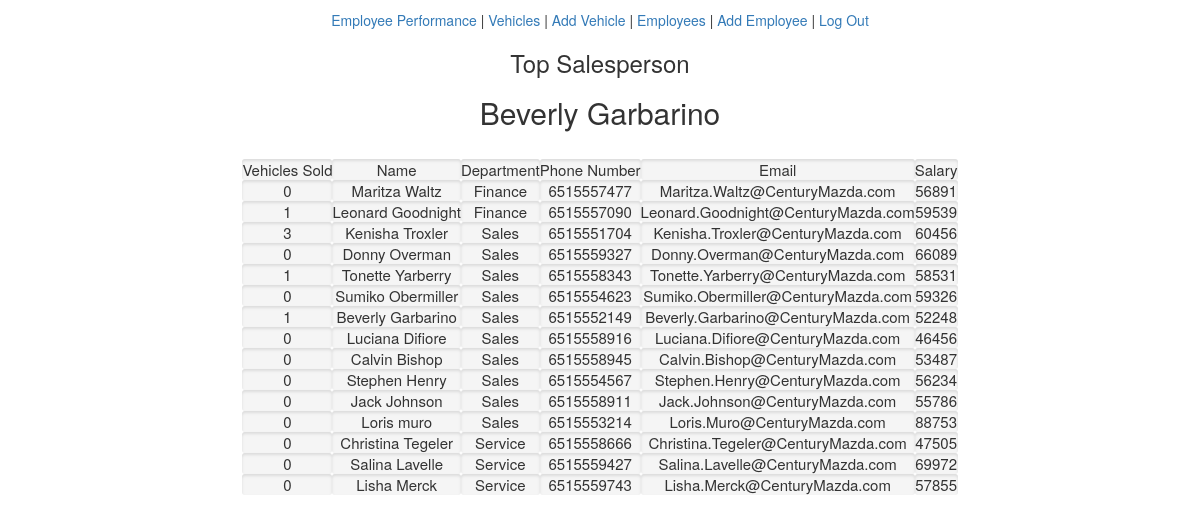
/manager_sold_display.php, run on the app's committed database.
### tables this page shows
CREATE TABLE `employee` (
  `empid` int(15) NOT NULL,
  `SSN` int(10) NOT NULL,
  `name` char(30) NOT NULL,
  `phone` bigint(10) NOT NULL,
  `email` char(50) NOT NULL,
  `address` char(75) NOT NULL,
  `DoB` date NOT NULL,
  `salary` double NOT NULL,
  `password` char(20) NOT NULL
);

CREATE TABLE `department` (
  `did` int(11) NOT NULL,
  `budget` double NOT NULL,
  `dname` char(25) NOT NULL
);

### manager_sold_display.php (called while the page is built, shortened)
<?php
$dbh = new PDO("mysql:host=".DBHOST.";port=".DBPORT.";dbname=".DBNAME.";charset=utf8mb4", DBUSER, DBPASS);
$dbh->setAttribute(PDO::ATTR_ERRMODE, PDO::ERRMODE_EXCEPTION);
$employeeTable = 'employee';
$worksinTable = 'worksin';
$departmentTable = 'department';
$soldTable = 'sold';
$stmt = "SELECT DISTINCT $employeeTable.empID, name, phone, email, salary, dname, $departmentTable.did FROM $employeeTable, $worksinTable, $departmentTable, $soldTable WHERE $departmentTable.did = $worksinTable.did AND $worksinTable.empID = $employeeTable.empID";
$result = $dbh->query($stmt);
$arr = $result->fetchall(PDO::FETCH_ASSOC);
include 'manager_nav.php';
include 'manager_sold_table.php';
?>

### manager_sold_table.php (the view)
<div class="header">
<h3>Top Salesperson</h3>
<?php
echo "<h2>" . $_SESSION['topEmp'] . "</h2>";
?>
</div>
<br />
<table align = 'center'>
  <tr>
    <td>Vehicles Sold</td>
    <td>Name</td>
    <td>Department</td>
    <td>Phone Number</td>
    <td>Email</td>
    <td>Salary</td>
  </tr>
  <?php
  foreach ($_SESSION['soldArray'] as $emp)
  {
    echo "<tr>";
    echo "<td>" . $emp['numSold'] . "</td>";
    echo "<td>" . $emp['name'] . "</td>";
    echo "<td>" . $emp['dname'] . "</td>";
    echo "<td>" . $emp['phone'] . "</td>";
    echo "<td>" . $emp['email'] . "</td>";
    echo "<td>" . $emp['salary'] . "</td>";
    echo "</tr>";
  }
  ?>
</table>

### manager_nav.php (shortened to what this page needs)
<section>
  <a href="manager_sold_display.php">Employee Performance</a> | <a href="manager_vehicle_display.php">Vehicles</a> | <a href="add_vehicle_form.php">Add Vehicle</a> | <a href="manager_contact_display.php">Employees</a> | <a href="add_employee_form.php">Add Employee</a> | <a href='logout_process.php'>Log Out</a>
</section>

### style.css (style rules this page uses)
body { text-align: center; }
td { font-size: 20; padding: 5px; border: none; margin: 3px; text-align: center; background: #f5f5f5; font-size: 1.5rem; -moz-border-radius: 3px; -webkit-border-radius: 3px; box-shadow: inset 0px 2px 3px rgba( 0,0,0,0.1 ); clear: both; }

### data on the page
employee: numSold "0", name "Maritza Waltz", department.dname "Finance", phone "6515557477", email "Maritza.Waltz@CenturyMazda.com", salary "56891"
employee: numSold "1", name "Leonard Goodnight", department.dname "Finance", phone "6515557090", email "Leonard.Goodnight@CenturyMazda.com", salary "59539"
employee: numSold "3", name "Kenisha Troxler", department.dname "Sales", phone "6515551704", email "Kenisha.Troxler@CenturyMazda.com", salary "60456"
employee: numSold "0", name "Donny Overman", department.dname "Sales", phone "6515559327", email "Donny.Overman@CenturyMazda.com", salary "66089"
employee: numSold "1", name "Tonette Yarberry", department.dname "Sales", phone "6515558343", email "Tonette.Yarberry@CenturyMazda.com", salary "58531"
employee: numSold "0", name "Sumiko Obermiller", department.dname "Sales", phone "6515554623", email "Sumiko.Obermiller@CenturyMazda.com", salary "59326"
employee: numSold "1", name "Beverly Garbarino", department.dname "Sales", phone "6515552149", email "Beverly.Garbarino@CenturyMazda.com", salary "52248"
employee: numSold "0", name "Luciana Difiore", department.dname "Sales", phone "6515558916", email "Luciana.Difiore@CenturyMazda.com", salary "46456"
employee: numSold "0", name "Calvin Bishop", department.dname "Sales", phone "6515558945", email "Calvin.Bishop@CenturyMazda.com", salary "53487"
employee: numSold "0", name "Stephen Henry", department.dname "Sales", phone "6515554567", email "Stephen.Henry@CenturyMazda.com", salary "56234"
employee: numSold "0", name "Jack Johnson", department.dname "Sales", phone "6515558911", email "Jack.Johnson@CenturyMazda.com", salary "55786"
employee: numSold "0", name "Loris muro", department.dname "Sales", phone "6515553214", email "Loris.Muro@CenturyMazda.com", salary "88753"
employee: numSold "0", name "Christina Tegeler", department.dname "Service", phone "6515558666", email "Christina.Tegeler@CenturyMazda.com", salary "47505"
employee: numSold "0", name "Salina Lavelle", department.dname "Service", phone "6515559427", email "Salina.Lavelle@CenturyMazda.com", salary "69972"
employee: numSold "0", name "Lisha Merck", department.dname "Service", phone "6515559743", email "Lisha.Merck@CenturyMazda.com", salary "57855"

### other printed values
$_SESSION['topEmp'] "Beverly Garbarino"
